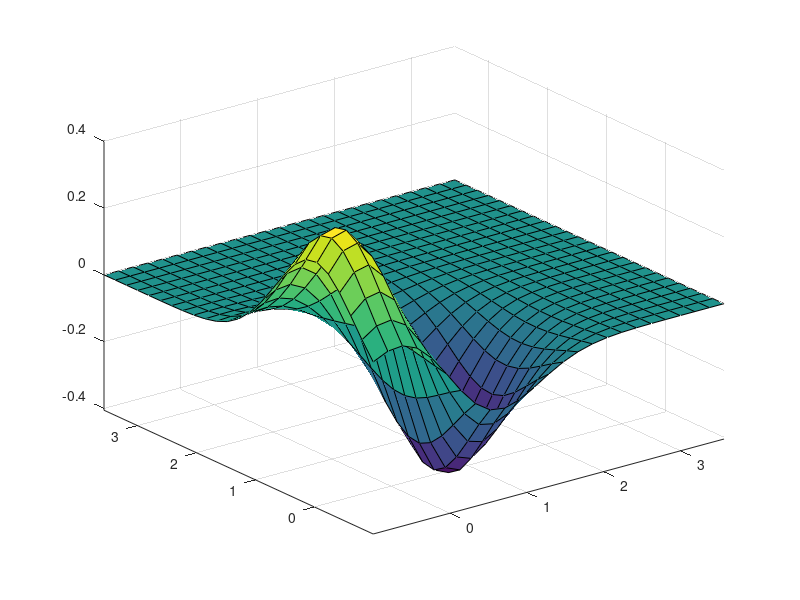

Source code (MATLAB):
[x,y] = meshgrid([-1.05:.2:3.75]);
z = x.*exp(-x.^2-y.^2);
axis tight;
set(gca,'nextplot','replacechildren');
for j = 1:40
      surf(x*sin(pi*j/100),y*sin(pi*j/100),z*sin(-pi*j/100));
      m(j) = getframe;
end
movie(m)